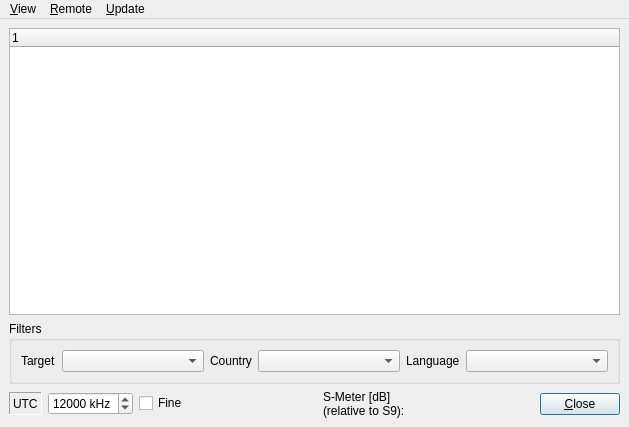
<?xml version="1.0" encoding="UTF-8"?>
<ui version="4.0">
 <class>StationsDlgbase</class>
 <widget class="QMainWindow" name="StationsDlgbase">
  <property name="geometry">
   <rect>
    <x>0</x>
    <y>0</y>
    <width>629</width>
    <height>427</height>
   </rect>
  </property>
  <property name="windowTitle">
   <string>Stations</string>
  </property>
  <property name="windowIcon">
   <iconset resource="res/icons.qrc">
    <normaloff>:/icons/MainIcon.svg</normaloff>:/icons/MainIcon.svg</iconset>
  </property>
  <widget class="QWidget" name="centralwidget">
   <layout class="QVBoxLayout" name="verticalLayout">
    <item>
     <widget class="QTreeWidget" name="ListViewStations">
      <property name="rootIsDecorated">
       <bool>false</bool>
      </property>
      <property name="uniformRowHeights">
       <bool>true</bool>
      </property>
      <column>
       <property name="text">
        <string/>
       </property>
      </column>
     </widget>
    </item>
    <item>
     <widget class="QGroupBox" name="groupBox">
      <property name="title">
       <string>Filters</string>
      </property>
      <layout class="QHBoxLayout" name="horizontalLayout">
       <item>
        <widget class="QLabel" name="TextLabelTarget">
         <property name="text">
          <string>Target</string>
         </property>
         <property name="wordWrap">
          <bool>false</bool>
         </property>
        </widget>
       </item>
       <item>
        <widget class="QComboBox" name="ComboBoxFilterTarget">
         <property name="sizePolicy">
          <sizepolicy hsizetype="MinimumExpanding" vsizetype="Fixed">
           <horstretch>0</horstretch>
           <verstretch>0</verstretch>
          </sizepolicy>
         </property>
        </widget>
       </item>
       <item>
        <widget class="QLabel" name="TextLabelCountry">
         <property name="text">
          <string>Country</string>
         </property>
         <property name="wordWrap">
          <bool>false</bool>
         </property>
        </widget>
       </item>
       <item>
        <widget class="QComboBox" name="ComboBoxFilterCountry">
         <property name="sizePolicy">
          <sizepolicy hsizetype="MinimumExpanding" vsizetype="Fixed">
           <horstretch>0</horstretch>
           <verstretch>0</verstretch>
          </sizepolicy>
         </property>
        </widget>
       </item>
       <item>
        <widget class="QLabel" name="TextLabelLanguage">
         <property name="text">
          <string>Language</string>
         </property>
         <property name="wordWrap">
          <bool>false</bool>
         </property>
        </widget>
       </item>
       <item>
        <widget class="QComboBox" name="ComboBoxFilterLanguage">
         <property name="sizePolicy">
          <sizepolicy hsizetype="MinimumExpanding" vsizetype="Fixed">
           <horstretch>0</horstretch>
           <verstretch>0</verstretch>
          </sizepolicy>
         </property>
        </widget>
       </item>
      </layout>
     </widget>
    </item>
    <item>
     <layout class="QHBoxLayout" name="horizontalLayout_3">
      <item>
       <layout class="QVBoxLayout" name="verticalLayout_2">
        <property name="spacing">
         <number>0</number>
        </property>
        <item>
         <layout class="QHBoxLayout" name="horizontalLayout_2">
          <property name="spacing">
           <number>6</number>
          </property>
          <item>
           <widget class="QLabel" name="TextLabelUTCTime">
            <property name="sizePolicy">
             <sizepolicy hsizetype="Minimum" vsizetype="Maximum">
              <horstretch>0</horstretch>
              <verstretch>0</verstretch>
             </sizepolicy>
            </property>
            <property name="minimumSize">
             <size>
              <width>0</width>
              <height>23</height>
             </size>
            </property>
            <property name="frameShape">
             <enum>QFrame::Panel</enum>
            </property>
            <property name="frameShadow">
             <enum>QFrame::Sunken</enum>
            </property>
            <property name="text">
             <string>UTC</string>
            </property>
            <property name="wordWrap">
             <bool>false</bool>
            </property>
           </widget>
          </item>
          <item>
           <widget class="QDoubleSpinBox" name="spinBoxFrequency">
            <property name="suffix">
             <string> kHz</string>
            </property>
            <property name="decimals">
             <number>0</number>
            </property>
            <property name="maximum">
             <double>30000.000000000000000</double>
            </property>
            <property name="value">
             <double>12000.000000000000000</double>
            </property>
           </widget>
          </item>
          <item>
           <widget class="QCheckBox" name="checkBoxFrequencyStep">
            <property name="text">
             <string>Fine</string>
            </property>
           </widget>
          </item>
         </layout>
        </item>
       </layout>
      </item>
      <item>
       <spacer name="horizontalSpacer_2">
        <property name="orientation">
         <enum>Qt::Horizontal</enum>
        </property>
        <property name="sizeHint" stdset="0">
         <size>
          <width>20</width>
          <height>20</height>
         </size>
        </property>
       </spacer>
      </item>
      <item>
       <widget class="QLabel" name="TextLabelSMeter">
        <property name="sizePolicy">
         <sizepolicy hsizetype="Minimum" vsizetype="Minimum">
          <horstretch>0</horstretch>
          <verstretch>0</verstretch>
         </sizepolicy>
        </property>
        <property name="text">
         <string>S-Meter [dB]
(relative to S9):</string>
        </property>
        <property name="wordWrap">
         <bool>false</bool>
        </property>
       </widget>
      </item>
      <item>
       <layout class="QVBoxLayout" name="sMeterLayout"/>
      </item>
      <item>
       <spacer name="horizontalSpacer">
        <property name="orientation">
         <enum>Qt::Horizontal</enum>
        </property>
        <property name="sizeType">
         <enum>QSizePolicy::Expanding</enum>
        </property>
        <property name="sizeHint" stdset="0">
         <size>
          <width>20</width>
          <height>20</height>
         </size>
        </property>
       </spacer>
      </item>
      <item>
       <layout class="QVBoxLayout" name="verticalLayout_1">
        <property name="spacing">
         <number>0</number>
        </property>
        <item>
         <widget class="QPushButton" name="buttonOk">
          <property name="text">
           <string>&amp;Close</string>
          </property>
          <property name="default">
           <bool>true</bool>
          </property>
         </widget>
        </item>
       </layout>
      </item>
     </layout>
    </item>
   </layout>
  </widget>
  <widget class="QMenuBar" name="menubar">
   <property name="geometry">
    <rect>
     <x>0</x>
     <y>0</y>
     <width>629</width>
     <height>23</height>
    </rect>
   </property>
   <widget class="QMenu" name="menuView">
    <property name="title">
     <string>&amp;View</string>
    </property>
    <widget class="QMenu" name="menuStations_preview">
     <property name="title">
      <string>Stations &amp;preview</string>
     </property>
     <addaction name="actionDisabled"/>
     <addaction name="action5minutes"/>
     <addaction name="action15minutes"/>
     <addaction name="action30minutes"/>
    </widget>
    <addaction name="actionShowOnlyActiveStations"/>
    <addaction name="actionShowAllStations"/>
    <addaction name="menuStations_preview"/>
    <addaction name="separator"/>
    <addaction name="actionClose"/>
   </widget>
   <widget class="QMenu" name="menuRemote">
    <property name="title">
     <string>&amp;Remote</string>
    </property>
    <addaction name="actionChooseRig"/>
    <addaction name="actionEnable_S_Meter"/>
   </widget>
   <widget class="QMenu" name="menuUpdate">
    <property name="title">
     <string>&amp;Update</string>
    </property>
    <addaction name="actionGetUpdate"/>
   </widget>
   <addaction name="menuView"/>
   <addaction name="menuRemote"/>
   <addaction name="menuUpdate"/>
  </widget>
  <action name="actionShowOnlyActiveStations">
   <property name="checkable">
    <bool>true</bool>
   </property>
   <property name="text">
    <string>Show only active stations</string>
   </property>
  </action>
  <action name="actionShowAllStations">
   <property name="checkable">
    <bool>true</bool>
   </property>
   <property name="text">
    <string>Show all stations</string>
   </property>
  </action>
  <action name="action5minutes">
   <property name="checkable">
    <bool>true</bool>
   </property>
   <property name="text">
    <string>5 minutes</string>
   </property>
  </action>
  <action name="action15minutes">
   <property name="checkable">
    <bool>true</bool>
   </property>
   <property name="text">
    <string>15 minutes</string>
   </property>
  </action>
  <action name="action30minutes">
   <property name="checkable">
    <bool>true</bool>
   </property>
   <property name="text">
    <string>30 minutes</string>
   </property>
  </action>
  <action name="actionGetUpdate">
   <property name="text">
    <string>Get &amp;Update...</string>
   </property>
  </action>
  <action name="actionChooseRig">
   <property name="text">
    <string>&amp;Rig Settings...</string>
   </property>
  </action>
  <action name="actionDisabled">
   <property name="checkable">
    <bool>true</bool>
   </property>
   <property name="text">
    <string>&amp;Disabled</string>
   </property>
  </action>
  <action name="actionEnable_S_Meter">
   <property name="checkable">
    <bool>true</bool>
   </property>
   <property name="text">
    <string>Enable &amp;S-Meter</string>
   </property>
  </action>
  <action name="actionClose">
   <property name="text">
    <string>&amp;Close</string>
   </property>
  </action>
 </widget>
 <resources>
  <include location="res/icons.qrc"/>
 </resources>
 <connections/>
</ui>
